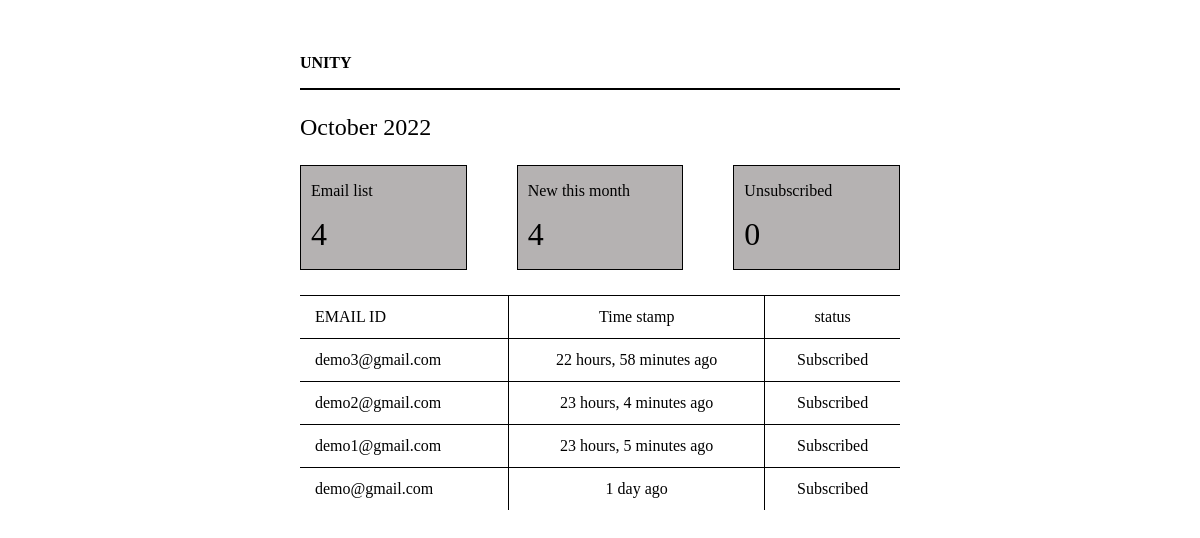
Page /unity/ on the earlier database version.
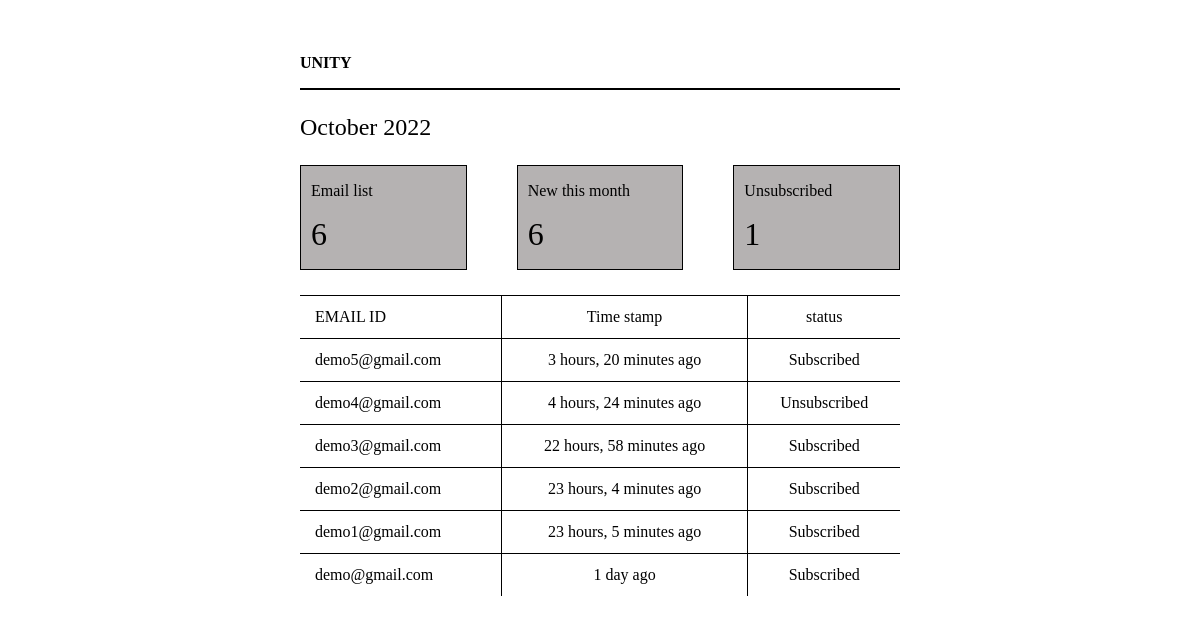
Same page on the later database version.
### unity/models.py (models this page shows)
class SignUpEmail(models.Model):
    email = models.EmailField()
    add_date = models.DateTimeField(auto_now_add=True)
    subcriber = models.BooleanField(default=True)
    class Meta:
        ordering = ['-add_date']

### unity/views.py (the view)
# urls.py: path('', views.index, name="index"),
def index(request):
    currentMonth = date.today().strftime("%B %Y")
    emailListCount = SignUpEmail.objects.count()
    newThisMonth = SignUpEmail.objects.filter(add_date__month = utils.timezone.now().month).count()
    unsubscriber = SignUpEmail.objects.filter(subcriber__exact=False).count()
    listEmails = SignUpEmail.objects.all()
    context = {
        'currentMonth': currentMonth,
        'emailListCount': emailListCount,
        'newThisMonth': newThisMonth,
        'unsubscriber': unsubscriber,
        'listEmails': listEmails
    }
    return render(request, 'unity/listEmailView.html', context)

### unity/templates/unity/listEmailView.html (shortened to what this page needs)
{% load static %}
<link rel="stylesheet" href="{% static 'unity/index.css' %}"/>
<div class="container body-container">
    <div class="page-header">
        <p class="page-header-text">
            {{"Unity" | upper}}
        </p>
        <div class="divide"></div>
    </div>
    <div class="month-and-reload">
        <p>{{ currentMonth }}</p>
    </div>
    <div class="overview">
        <div class="overview-items">
            <p>Email list</p>
            <p class="number-text">{{ emailListCount }}</p>
        </div>
        <div class="overview-items">
            <p>New this month</p>
            <p class="number-text">{{ newThisMonth }}</p>
        </div>
        <div class="overview-items">
            <p>Unsubscribed</p>
            <p class="number-text">{{ unsubscriber }}</p>
        </div>
    </div>
    <div class="email-list">
        <table class="table-emails">
            <thead>
                <tr>
                    <th>{{ "email id" | upper }}</th>
                    <th>Time stamp</th>
                    <th>status</th>
                </tr>
            </thead>
            <tbody>
                {% for item in listEmails %}
                    <tr>
                        <td>{{item.email}}</td>
                        <td>{{item.add_date | timesince}} ago</td>
                        <td>
                            {% if item.subcriber %}
                                Subscribed
                            {% else %}
                                Unsubscribed
                            {% endif %}
                        </td>
                    </tr>
                {% endfor %}
            </tbody>
        </table>
    </div>
</div>

### unity/static/unity/index.css (style rules this page uses)
.container { height: 100%; width: 100%; font-size: 1rem; }
.body-container { max-width: 600px; margin: auto; }
.page-header { padding-top: 30px; }
.page-header-text { font-weight: bold; font-size: medium; }
.divide { border: 0.5px solid black; }
.month-and-reload p { font-size: x-large; font-weight: 400; }
.overview { display: flex; justify-content: space-between; gap: 50px; }
.overview-items { border: 1px solid black; background-color: #b5b2b2; padding: 0 10px; flex: 1 }
.number-text { font-size: 2rem; margin: 0; margin-bottom: 1rem; }
.email-list { height: 500px; overflow: auto; }
.table-emails { margin: 25px 0; width: 100%; border-collapse: collapse; overflow-y: auto; }
.table-emails th, td { padding: 12px 15px; text-align: center; font-weight: 300; border-top: 1px solid black; border-left: 1px solid black; }
.table-emails th:first-child, td:first-child { text-align: left; border-left: none; }

Differences in the rows shown:
added SignUpEmail: email "demo5@gmail.com", add_date "3 hours, 20 minutes", subcriber "Subscribed"
added SignUpEmail: email "demo4@gmail.com", add_date "4 hours, 24 minutes", subcriber "Unsubscribed"
Other differences:
{{ emailListCount }}: "4" → "6"
{{ newThisMonth }}: "4" → "6"
{{ unsubscriber }}: "0" → "1"
